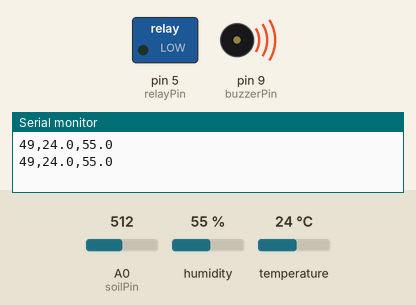
A sketch run on a simulated Arduino Uno, built with avr-gcc and run on an emulated ATmega328P. Parts: switched loads named in the sketch (green lamp = pin HIGH), buzzer (waves = sounding), the last lines printed to the serial monitor. The inputs (shaded band) are chosen by the test bench; at power-on: A0 (soilPin) = 512, humidity 55 %, temperature 24 °C.

Above: at 1.8 s.
1.9 s: A0 (soilPin) set to 413
3.4 s: A0 (soilPin) set to 381
At 4.5 s:
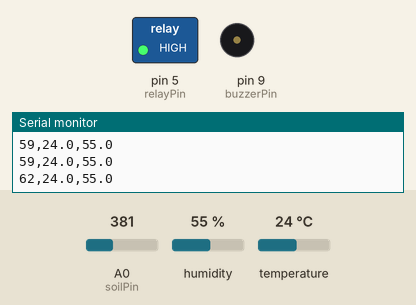
5.5 s: A0 (soilPin) set to 511
At 7.0 s:
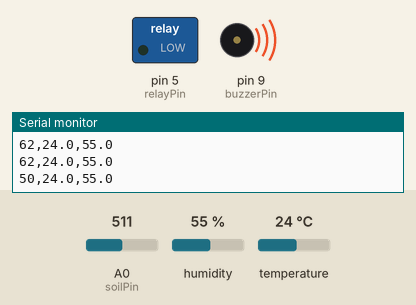
7.5 s: A0 (soilPin) set to 306
At 9.4 s:
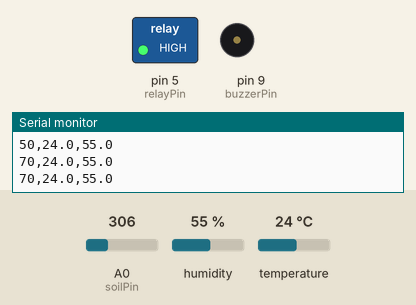
Timing chart, 0 to 10.6 s (numbered marks = the images above; inputs shaded):
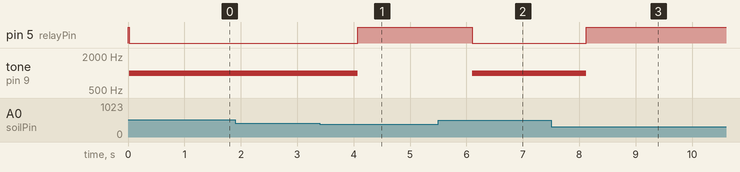

The sketch:

Auto_irrigation_system.ino
```cpp
#include <DHT.h>

// Pin definitions
#define DHTPIN       2     // DHT11 data pin
#define DHTTYPE      DHT11 // Sensor type
const int soilPin    = A0;  // Soil sensor analog pin
const int relayPin   = 5;   // Relay IN (active-LOW)
const int buzzerPin  = 9;   // Passive buzzer pin

// Moisture thresholds (0% = fully wet, 100% = fully dry)
const int MOIST_MIN = 5;    // ≥5% dryness → pump allowed
const int MOIST_MAX = 60;   // ≤60% dryness → pump allowed

DHT dht(DHTPIN, DHTTYPE);

void setup() {
  Serial.begin(9600);
  dht.begin();
  pinMode(soilPin, INPUT);
  pinMode(relayPin, OUTPUT);
  pinMode(buzzerPin, OUTPUT);
  digitalWrite(relayPin, HIGH);  // pump OFF
  noTone(buzzerPin);             // buzzer OFF
}

void loop() {
  // 1) Read sensors
  int rawValue     = analogRead(soilPin);
  int moisturePct  = map(rawValue, 1023, 0, 0, 100);
  float temperature= dht.readTemperature();
  float humidity   = dht.readHumidity();

  // 2) Emit CSV line: moisture,temperature,humidity
  Serial.print(moisturePct);
  Serial.print(',');
  Serial.print(temperature, 1);
  Serial.print(',');
  Serial.println(humidity, 1);

  // 3) Control pump & buzzer
  if (moisturePct >= MOIST_MIN && moisturePct <= MOIST_MAX) {
    digitalWrite(relayPin, LOW);   // pump ON
    tone(buzzerPin, 1000);         // buzzer 1 kHz
  } else {
    digitalWrite(relayPin, HIGH);  // pump OFF
    noTone(buzzerPin);             // buzzer OFF
  }

  delay(1000);
}
```

Measured:
- the behaviour switches between 399 and 398 on A0 (soilPin) (found by bisection; images 0 and 1)
- after the input at 3.4 s, pin 5 (relayPin): LOW → HIGH after 0.67 s; tone on pin 9 (buzzerPin): 1000 Hz → silent after 0.67 s
- after the input at 5.5 s, pin 5 (relayPin): HIGH → LOW after 0.60 s; tone on pin 9 (buzzerPin): silent → 1000 Hz after 0.60 s
- after the input at 7.5 s, pin 5 (relayPin): LOW → HIGH after 0.62 s; tone on pin 9 (buzzerPin): 1000 Hz → silent after 0.62 s
